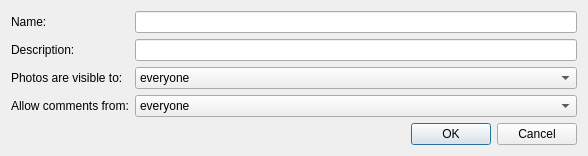
<?xml version="1.0" encoding="UTF-8"?>
<ui version="4.0">
 <class>AlbumSettingsDialog</class>
 <widget class="QDialog" name="AlbumSettingsDialog">
  <property name="geometry">
   <rect>
    <x>0</x>
    <y>0</y>
    <width>588</width>
    <height>151</height>
   </rect>
  </property>
  <property name="windowTitle">
   <string>Album properties</string>
  </property>
  <layout class="QFormLayout" name="formLayout">
   <item row="0" column="0">
    <widget class="QLabel" name="label">
     <property name="text">
      <string>Name:</string>
     </property>
    </widget>
   </item>
   <item row="0" column="1">
    <widget class="QLineEdit" name="Name_"/>
   </item>
   <item row="1" column="0">
    <widget class="QLabel" name="label_4">
     <property name="text">
      <string>Description:</string>
     </property>
    </widget>
   </item>
   <item row="1" column="1">
    <widget class="QLineEdit" name="Desc_"/>
   </item>
   <item row="2" column="0">
    <widget class="QLabel" name="label_2">
     <property name="text">
      <string>Photos are visible to:</string>
     </property>
    </widget>
   </item>
   <item row="2" column="1">
    <widget class="QComboBox" name="PhotosPrivacy_">
     <item>
      <property name="text">
       <string>everyone</string>
      </property>
     </item>
     <item>
      <property name="text">
       <string>friends</string>
      </property>
     </item>
     <item>
      <property name="text">
       <string>friends and their friends</string>
      </property>
     </item>
     <item>
      <property name="text">
       <string>just me</string>
      </property>
     </item>
    </widget>
   </item>
   <item row="3" column="0">
    <widget class="QLabel" name="label_3">
     <property name="text">
      <string>Allow comments from:</string>
     </property>
    </widget>
   </item>
   <item row="4" column="0" colspan="2">
    <widget class="QDialogButtonBox" name="ButtonBox_">
     <property name="orientation">
      <enum>Qt::Horizontal</enum>
     </property>
     <property name="standardButtons">
      <set>QDialogButtonBox::Cancel|QDialogButtonBox::Ok</set>
     </property>
    </widget>
   </item>
   <item row="3" column="1">
    <widget class="QComboBox" name="CommentsPrivacy_">
     <item>
      <property name="text">
       <string>everyone</string>
      </property>
     </item>
     <item>
      <property name="text">
       <string>friends</string>
      </property>
     </item>
     <item>
      <property name="text">
       <string>friends and their friends</string>
      </property>
     </item>
     <item>
      <property name="text">
       <string>just me</string>
      </property>
     </item>
    </widget>
   </item>
  </layout>
 </widget>
 <resources/>
 <connections>
  <connection>
   <sender>ButtonBox_</sender>
   <signal>accepted()</signal>
   <receiver>AlbumSettingsDialog</receiver>
   <slot>accept()</slot>
   <hints>
    <hint type="sourcelabel">
     <x>248</x>
     <y>254</y>
    </hint>
    <hint type="destinationlabel">
     <x>157</x>
     <y>274</y>
    </hint>
   </hints>
  </connection>
  <connection>
   <sender>ButtonBox_</sender>
   <signal>rejected()</signal>
   <receiver>AlbumSettingsDialog</receiver>
   <slot>reject()</slot>
   <hints>
    <hint type="sourcelabel">
     <x>316</x>
     <y>260</y>
    </hint>
    <hint type="destinationlabel">
     <x>286</x>
     <y>274</y>
    </hint>
   </hints>
  </connection>
 </connections>
</ui>
